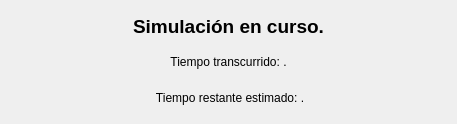
<?xml version="1.0" encoding="UTF-8"?>
<ui version="4.0">
 <class>ProgresoUI</class>
 <widget class="QDialog" name="ProgresoUI">
  <property name="geometry">
   <rect>
    <x>0</x>
    <y>0</y>
    <width>457</width>
    <height>124</height>
   </rect>
  </property>
  <property name="windowTitle">
   <string>Simulación en curso</string>
  </property>
  <layout class="QVBoxLayout" name="verticalLayout_2">
   <item>
    <widget class="QLabel" name="titulo_label">
     <property name="sizePolicy">
      <sizepolicy hsizetype="Minimum" vsizetype="Minimum">
       <horstretch>0</horstretch>
       <verstretch>0</verstretch>
      </sizepolicy>
     </property>
     <property name="font">
      <font>
       <pointsize>14</pointsize>
       <weight>75</weight>
       <bold>true</bold>
      </font>
     </property>
     <property name="text">
      <string>Simulación en curso.</string>
     </property>
     <property name="alignment">
      <set>Qt::AlignCenter</set>
     </property>
    </widget>
   </item>
   <item>
    <widget class="QLabel" name="transcurrido_label">
     <property name="text">
      <string>Tiempo transcurrido: .</string>
     </property>
     <property name="alignment">
      <set>Qt::AlignCenter</set>
     </property>
    </widget>
   </item>
   <item>
    <widget class="QLabel" name="restante_label">
     <property name="text">
      <string> Tiempo restante estimado: .</string>
     </property>
     <property name="alignment">
      <set>Qt::AlignCenter</set>
     </property>
    </widget>
   </item>
  </layout>
 </widget>
 <resources/>
 <connections/>
</ui>
